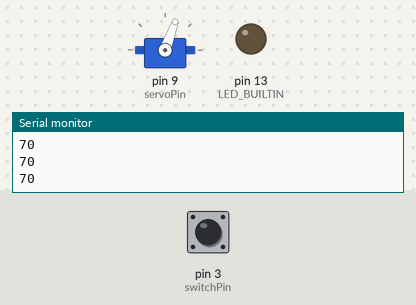
A sketch run on a simulated Arduino Uno, built with avr-gcc and run on an emulated ATmega328P. Parts: servo, output pins drawn as LEDs (lit = HIGH), the last lines printed to the serial monitor. The test bench sets the inputs (shaded band); at power-on: pin 3 (switchPin) HIGH.

Above: at 1.2 s.
1.3 s: pin 3 (switchPin) pulled LOW for 0.15 s
At 1.7 s:
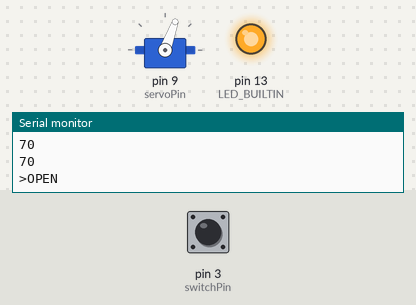
At 17.8 s:
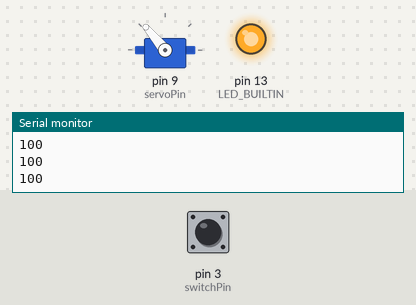
Timing chart, 0 to 18.1 s (numbered marks = the images above; inputs shaded):
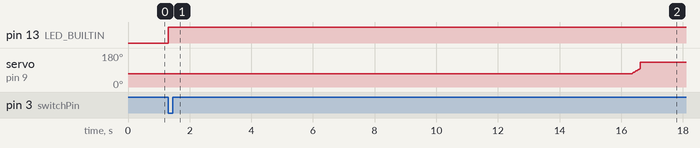

The sketch:

BusPivot_v2.ino
```cpp
/* Bus Pivot:
 *  The bus is on a pivot and will act like a seesaw. It will be flooded with water,
 *  until it begins to tilt,
 *  A acc/gyro chip will measure the tilt angle
 *  When the bus hits the ground, the rear door will be open and spill the water out
 *  Once the water has spilled out the bus will tip back and the door will be closed
 *
 *  Arduino libraries need: MPU6050_tockn (install via Library manager)
 *  created by robotfreak p.recktenwald@gmail.com
 */

//#include <MPU6050_tockn.h>
#include <Wire.h>
#include <Servo.h>

#define _DEBUG   // Uncomment to enable debug output (e.g. show angle in serial plotter)

const int servoPin = 9;       //pin to connect the door servo
const int switchPin = 3;      //pin for the switch
//MPU6050 mpu6050(Wire);
Servo doorServo;

const int DOOR_OPEN = 130;     //servo postion for door open
const int DOOR_CLOSE = 70;    //servo postion for door close
const int DOOR_MIDDLE = 100;   // middle position for door

//const int TILT_ANGLE_MAX = 15;    //max tilt angle to open the door
//const int TILT_ANGLE_MIN = 1;     //min tilt angle to open the door

const int OPEN_DELAY = 1500;       //delay time (in ms) to leave the door open
const int OPEN_TIME  = 300;        //time to open the door
const int CLOSE_TIME = 3000;       //time to close the door

int servoOpenSteps = OPEN_TIME/10;   //*10ms
int servoCloseSteps = CLOSE_TIME/50;  // *100ms

enum eState {
  S_INIT,
  S_OPEN,
  S_CLOSE,
  S_CLOSING
};

enum eState state = S_INIT;
int timer = 0;
int servoPos = 0;

void setup() {
  Serial.begin(9600);
  Serial.println("Bus Pivot v0.2");
  Wire.begin();
//  mpu6050.begin();
//  mpu6050.calcGyroOffsets(true);
  doorServo.attach(servoPin);
  doorServo.write(DOOR_CLOSE);
  servoPos = DOOR_CLOSE;
  pinMode(LED_BUILTIN, OUTPUT);
  pinMode(switchPin, INPUT_PULLUP);
  digitalWrite(LED_BUILTIN, LOW);
  state = S_INIT;
  timer = 0;
  Serial.print("servoOpenSteps: ");
  Serial.println(servoOpenSteps, DEC);
  Serial.print("servoCloseSteps: ");
  Serial.println(servoCloseSteps, DEC);
  Serial.println("\n>INIT");
}

void loop() {
  int swi;
  //int x,y,z;
  //mpu6050.update();
  //x = mpu6050.getAngleX();
  //y = mpu6050.getAngleY();
  //z = mpu6050.getAngleZ();
  swi = digitalRead(switchPin);
#ifdef _DEBUG
  //Serial.print(x);
  //Serial.print(",");
  //Serial.print(y);
  //Serial.print(",");
  Serial.println(servoPos);
#endif
  //Serial.print("angleX : ");
  //Serial.print(mpu6050.getAngleX());
  //Serial.print(,);
  //Serial.print("\tangleY : ");
  //Serial.print(mpu6050.getAngleY());
  //Serial.print("\tangleZ : ");
  //Serial.println(mpu6050.getAngleZ());

  switch(state) {
    case S_INIT:
      if (swi == LOW) { // when max seesaw angle has been reached
        digitalWrite(LED_BUILTIN, HIGH);
        // doorServo.write(DOOR_MIDDLE);  // open the door
        //servoPos = DOOR_MIDDLE;
        timer = OPEN_TIME;
        Serial.println(">OPEN");
        state = S_OPEN;
        delay(15000);
      }
    break;
    case S_OPEN:
      if (timer>0) {
        timer-=10;
        if ((timer % 100) == 0) Serial.print(".");
        delay(10);
        //servoPos += servoOpenSteps;
        doorServo.write(servoPos++);
      }
      else {
        doorServo.write(DOOR_OPEN); // open the door
        Serial.println("\n>CLOSE");
        state = S_CLOSE;
      }
    break;

    case S_CLOSE:
      if (swi == LOW) {
        digitalWrite(LED_BUILTIN, LOW);
        state = S_CLOSING;
        timer = CLOSE_TIME;
        servoPos = DOOR_OPEN;
        state = S_CLOSING;
      }
    break;
    case S_CLOSING:
      if (swi == HIGH) {
        if (timer>0) {
          timer -= 50;
          if ((timer%100) == 0) Serial.print('.');
          delay(50);
          //servoPos -= servoCloseSteps;
          doorServo.write(servoPos--);
        }
        else {
          Serial.println(">INIT");
          state = S_INIT;
        }
      }
    break;
    default:
      state = S_INIT;
    break;

  }
}
```

Measured:
- after the input at 1.3 s, pin 13 (LED_BUILTIN): LOW → HIGH at once; servo on pin 9 (servoPin): moves from 70° to 130° over 0.29 s, starting after 15.0 s
